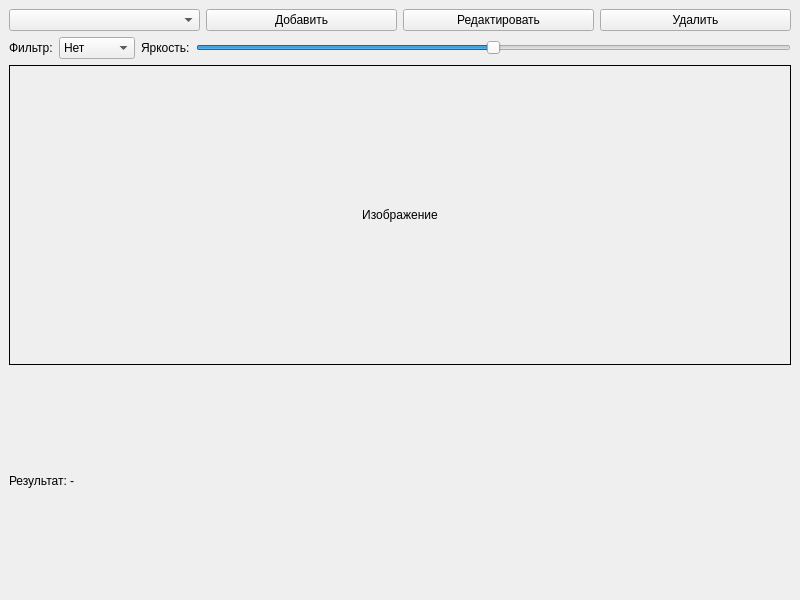
<?xml version="1.0" encoding="UTF-8"?>
<ui version="4.0">
 <class>MainWindow</class>
 <widget class="QMainWindow" name="MainWindow">
  <property name="geometry"><rect><x>0</x><y>0</y><width>800</width><height>600</height></rect></property>
  <property name="windowTitle"><string>Image Editor — ЛР №5</string></property>
  <widget class="QWidget" name="centralwidget">
   <layout class="QVBoxLayout" name="verticalLayout">
    <item>
     <layout class="QHBoxLayout" name="controlsLayout">
      <item><widget class="QComboBox" name="itemsCombo"/></item>
      <item><widget class="QPushButton" name="addBtn"><property name="text"><string>Добавить</string></property></widget></item>
      <item><widget class="QPushButton" name="editBtn"><property name="text"><string>Редактировать</string></property></widget></item>
      <item><widget class="QPushButton" name="deleteBtn"><property name="text"><string>Удалить</string></property></widget></item>
     </layout>
    </item>
    <item>
     <layout class="QHBoxLayout" name="settingsLayout">
      <item><widget class="QLabel" name="filterLabel"><property name="text"><string>Фильтр:</string></property></widget></item>
      <item><widget class="QComboBox" name="filterCombo">
       <item><property name="text"><string>Нет</string></property></item>
       <item><property name="text"><string>Ч/Б</string></property></item>
       <item><property name="text"><string>Негатив</string></property></item>
       <item><property name="text"><string>Сепия</string></property></item>
      </widget></item>
      <item><widget class="QLabel" name="brightnessLabel"><property name="text"><string>Яркость:</string></property></widget></item>
      <item><widget class="QSlider" name="brightnessSlider">
       <property name="orientation"><enum>Qt::Horizontal</enum></property>
       <property name="minimum"><number>-100</number></property>
       <property name="maximum"><number>100</number></property>
      </widget></item>
     </layout>
    </item>
    <item>
     <widget class="QLabel" name="imageLabel">
      <property name="minimumSize"><size><width>400</width><height>300</height></size></property>
      <property name="frameShape"><enum>QFrame::Box</enum></property>
      <property name="alignment"><set>Qt::AlignCenter</set></property>
      <property name="text"><string>Изображение</string></property>
     </widget>
    </item>
    <item>
     <widget class="QLabel" name="resultLabel">
      <property name="text"><string>Результат: -</string></property>
     </widget>
    </item>
   </layout>
  </widget>
 </widget>
 <resources/>
 <connections/>
</ui>
